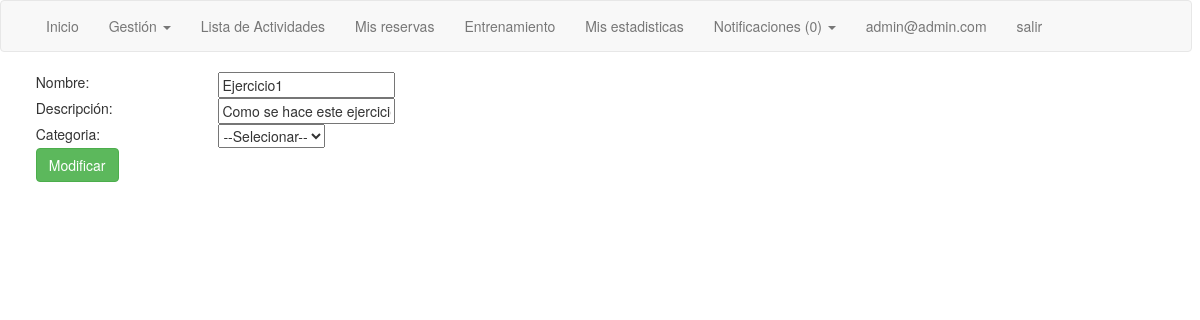
Page /Views/ModificarEjercicio.php?id=1 (signed in) on the committed database.
### tables this page shows
CREATE TABLE `Ejercicio` (
  `idEjercicio` int(11) NOT NULL,
  `nomEjercicio` varchar(20) NOT NULL,
  `descripcion` varchar(150) DEFAULT NULL,
  `categoria` varchar(10) NOT NULL
);

### Model/Usuario.php (called while the page is built, shortened)
<?php
class Usuario{
    function getByEmail($email){
      $db = DB::getDB();
      $consulta = "SELECT * FROM Usuario WHERE email ='".$email."'";
      $result = $db->query($consulta);
      return $result->fetch_assoc();
    }
}
?>

### Controllers/c_Usuario.php (called while the page is built, shortened)
<?php
require_once("../Model/Usuario.php");
class UsuarioController{
    public function getUserByEmail($mail){
      $u = new Usuario();
      $result = $u->getByEmail($mail);
      return $result;
    }
}
 ?>

### Model/Ejercicio.php (called while the page is built, shortened)
<?php
class Ejercicio{
  function getById($id){
    $db = DB::getDB();
    $consulta = "SELECT * FROM Ejercicio WHERE idEjercicio =".$id;
    $result = $db->query($consulta);
    return $result->fetch_assoc();
  }
}
?>

### Controllers/c_Ejercicio.php (called while the page is built, shortened)
<?php
require_once("../Model/Ejercicio.php");
class EjercicioController{
  public static function getEjercicio($id){
    $e = new Ejercicio();
    return $e->getById($id);
  }
}
 ?>

### Views/ModificarEjercicio.php (the view, shortened to what this page needs)
<?php
if(!isset($_SESSION['userID'])){
  header('Location: paginaPrincipal.php');
}else{
  require_once('../Controllers/c_Usuario.php');
  $usuariosController = new UsuarioController();
  $user = $usuariosController->getUserByEmail($_SESSION['userID']);
  if(!$user['tipoUsuario']=='admin'){
    header('Location: paginaPrincipal.php');
  }
  else{
?>
<!DOCTYPE html>
<html>
  <head>
    <?php
    require_once('NavBar.php');
    require_once('../Controllers/c_Ejercicio.php');
    $ejerciciosController = new EjercicioController();
    $ejercicio = $ejerciciosController->getEjercicio($_GET['id']);
    $id = $_GET['id'];
    ?>
  </head>
  <body>
    <div class="tabla">
      <form method="post" action="../Controllers/c_Ejercicio.php?op=1" id="modificar" onsubmit="return validarNombreCategoria()">
        <div class="row"><span class="col-md-2">Nombre:</span> <input id='nombre' type="text" name="nomEjercicio" value="<?php echo($ejercicio['nomEjercicio']);?>" /></div>
        <div class="row"><span class="col-md-2">Descripción:</span>  <input type="text" name="desEjercicio" value= "<?php echo($ejercicio['descripcion']);?>"/></div>
        <div class="row"><span class="col-md-2">Categoria:</span>  <select id='categoria' name="catEjercicio">
                      <option value="">--Selecionar--</option>
                    </select></div>
      </form>
      <button type="submit" class="btn btn-success" form="modificar" name="idEjercicio" value = <?php echo("".$id."");?>>Modificar</button>
    </div>
  </body>
</html>
<?php
}
}
?>

### rows in the picture
ejercicio: nomEjercicio "Ejercicio1", desEjercicio "Como se hace este ejercicio"

### other values in the picture
count($notificaciones) "0"
$_SESSION['userID'] "admin@admin.com"
